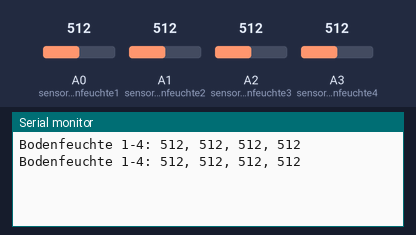
The sketch below on a simulated Arduino Uno, built with avr-gcc and run on an emulated ATmega328P. Parts: the last lines printed to the serial monitor. The inputs (shaded band) are chosen by the test bench; at power-on: A0 (sensorBodenfeuchte1) = 512, A1 (sensorBodenfeuchte2) = 512, A2 (sensorBodenfeuchte3) = 512, A3 (sensorBodenfeuchte4) = 512.

Above: at 2.8 s.
2.9 s: A0 (sensorBodenfeuchte1) set to 716
At 5.2 s:
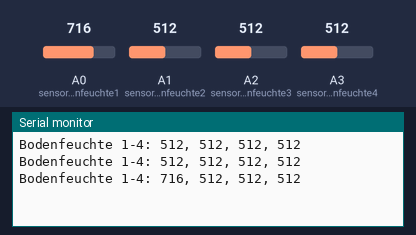
5.6 s: A1 (sensorBodenfeuchte2) set to 716
At 6.9 s:
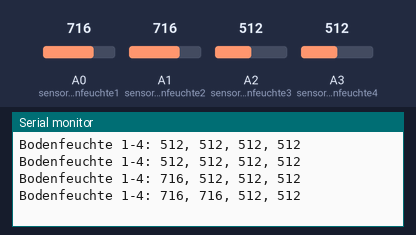
8.3 s: A2 (sensorBodenfeuchte3) set to 716
At 10.8 s:
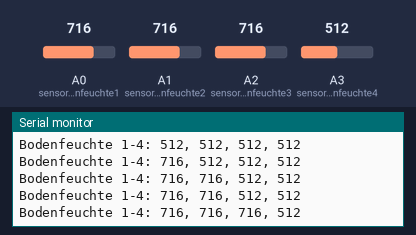
11.0 s: A3 (sensorBodenfeuchte4) set to 716
At 12.7 s:
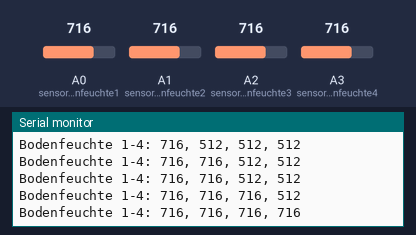
13.7 s: A0 (sensorBodenfeuchte1) set to 992
At 14.3 s:
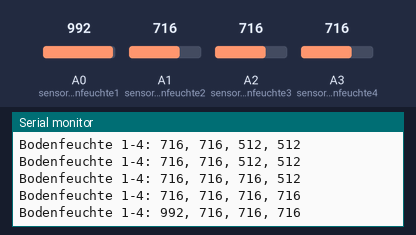
16.4 s: A1 (sensorBodenfeuchte2) set to 992
At 18.7 s:
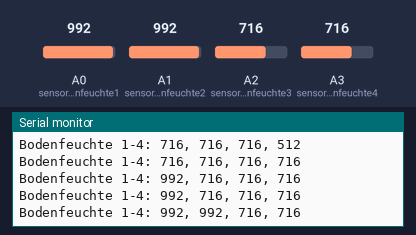
Timing chart, 0 to 20.1 s (numbered marks = the images above; inputs shaded):
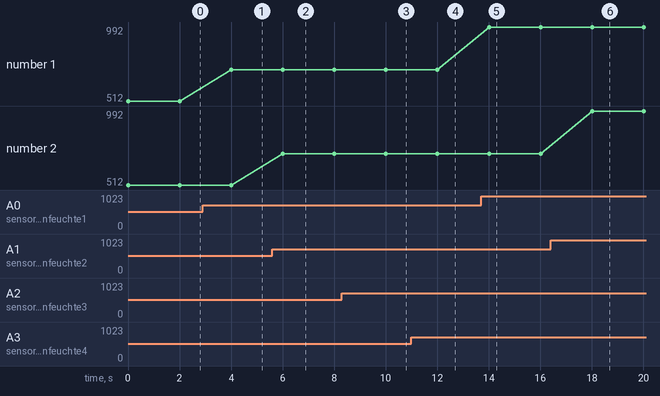

Measured:
- after the input at 2.9 s, the serial monitor: prints a new line after 1.1 s (image 1)
- after the input at 5.6 s, the serial monitor: prints a new line after 0.40 s (image 2)
- after the input at 8.3 s, the serial monitor: prints a new line after 1.7 s (image 3)
- after the input at 11.0 s, the serial monitor: prints a new line after 1.0 s (image 4)
- after the input at 13.7 s, the serial monitor: prints a new line after 0.31 s (image 5)
- after the input at 16.4 s, the serial monitor: prints a new line after 1.6 s (image 6)
- plotted number 1: 512 → 716 after the input at 2.9 s, 716 → 992 after the input at 13.7 s

The sketch:

testanalogsensorbodenfeuchte.ino
```cpp
int sensorValueBodenfeuchte1 = 0;
int sensorValueBodenfeuchte2= 0;
int sensorValueBodenfeuchte3 = 0;
int sensorValueBodenfeuchte4 = 0;

int sensorBodenfeuchte1 = A0;
int sensorBodenfeuchte2 = A1;
int sensorBodenfeuchte3= A2;
int sensorBodenfeuchte4 = A3;

void setup() {
  // put your setup code here, to run once:
  Serial.begin(9600);
}

void loop() {
  Serial.print("Bodenfeuchte 1-4: ");

  sensorValueBodenfeuchte1 = analogRead(sensorBodenfeuchte1);
  Serial.print(sensorValueBodenfeuchte1);

 Serial.print(", ");

    sensorValueBodenfeuchte2 = analogRead(sensorBodenfeuchte2);
  Serial.print(sensorValueBodenfeuchte2);

   Serial.print(", ");

  sensorValueBodenfeuchte3 = analogRead(sensorBodenfeuchte3);
  Serial.print(sensorValueBodenfeuchte3);

   Serial.print(", ");

  sensorValueBodenfeuchte4 = analogRead(sensorBodenfeuchte4);
  Serial.print(sensorValueBodenfeuchte4);
  Serial.println(); // Abschluss der Bodenfeuchtedaten


  delay(2000);
}
```
